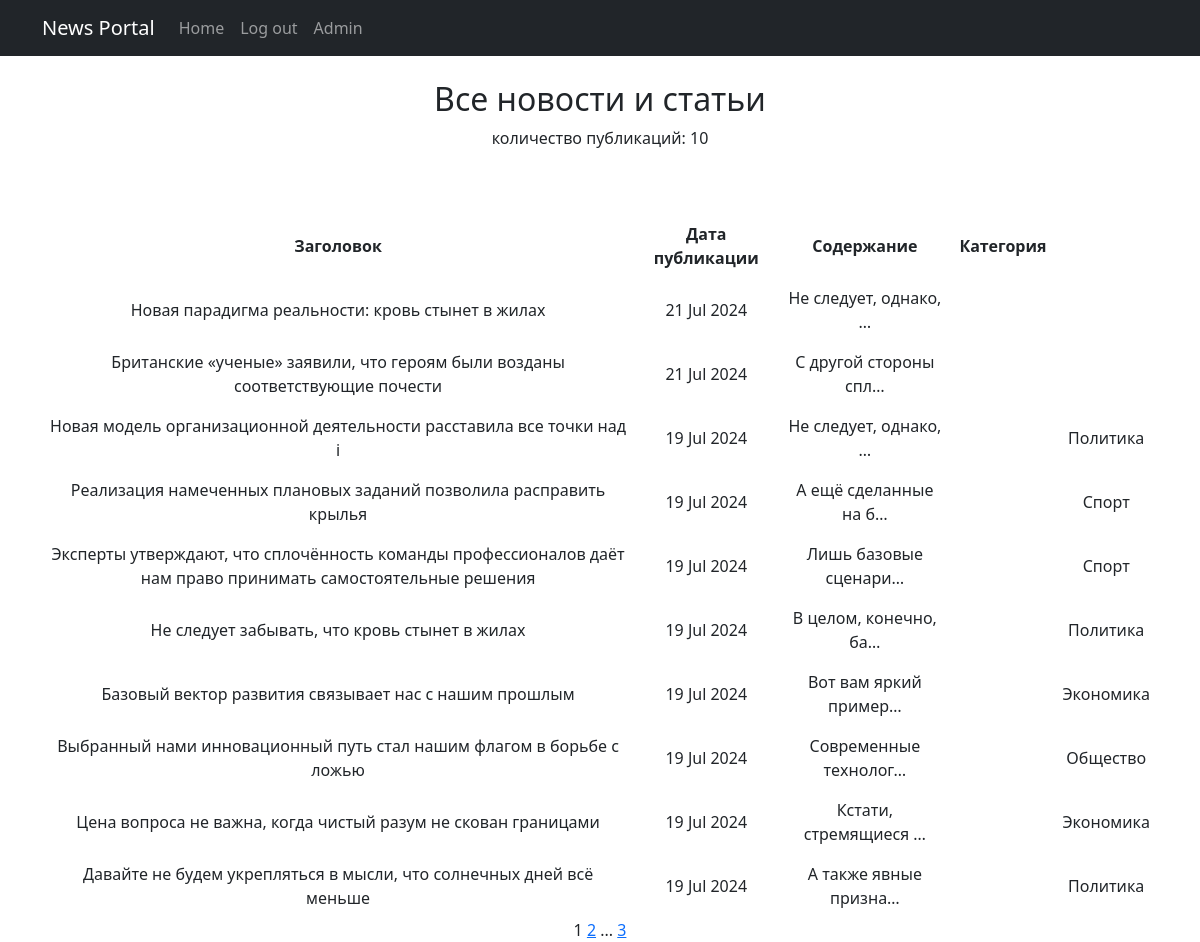
The page /news/ on the database as committed earlier.
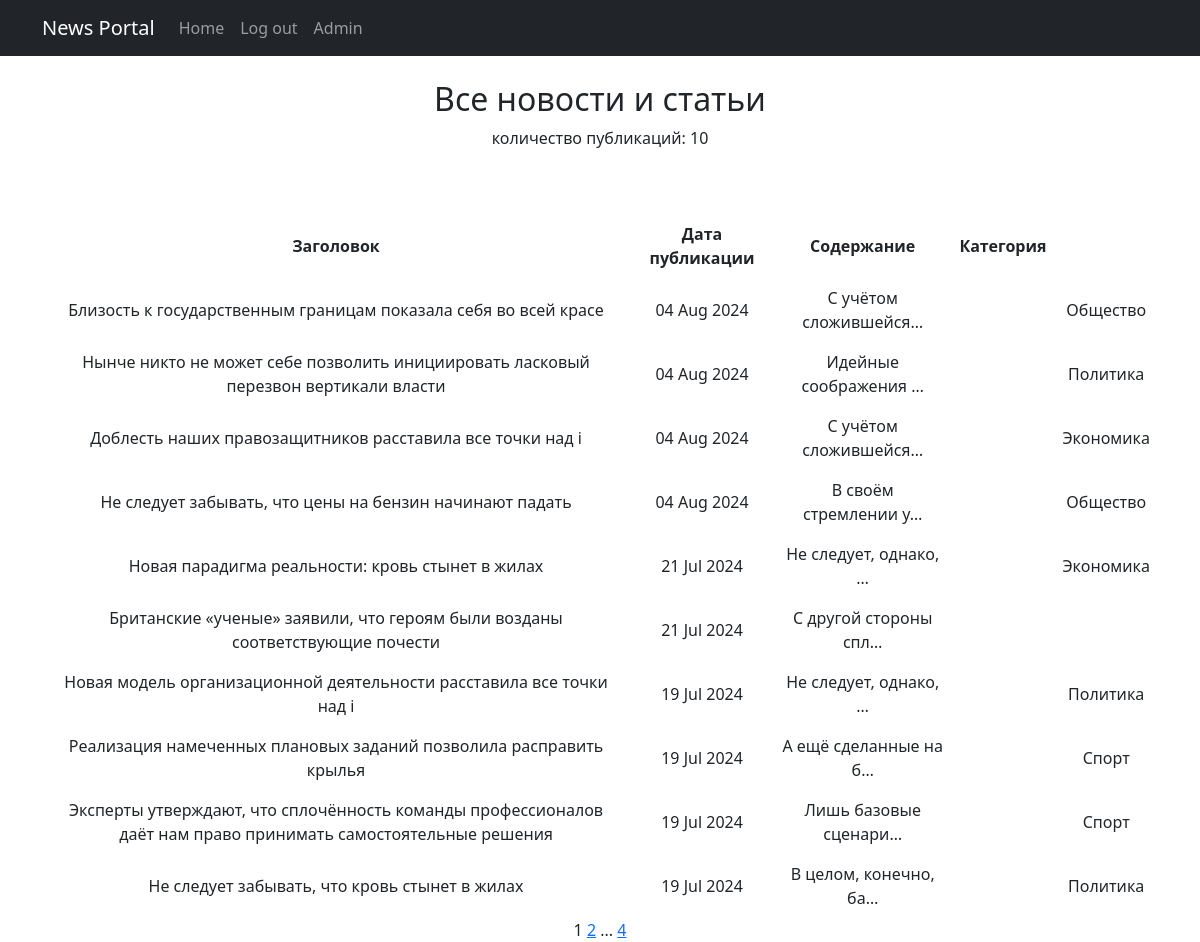
The same page on the database as committed later.
### news/models.py (models this page shows, shortened)
class Post(models.Model):
    article = "AR"
    news = "NW"
    TYPES = [
        (article, 'Статья'),
        (news, 'Новость')
    ]
    author = models.ForeignKey(User, on_delete=models.CASCADE)
    type = models.CharField(max_length=2, choices=TYPES, default=article)
    add_time = models.DateTimeField(auto_now_add=True)
    category = models.ManyToManyField(Category, through='PostCategory')
    heading = models.CharField(max_length=255, )
    text = models.TextField()
    rating = models.IntegerField(default=0)

class Category(models.Model):
    category_name = models.CharField(max_length=255, unique=True)

### news/views.py (the view)
# urls.py: path('', PostList.as_view(), name='post_list'),
class PostList(ListView):
    model = Post
    template_name = 'news.html'
    context_object_name = 'news'
    ordering = '-add_time'
    paginate_by = 10

### news/templatetags/custom_filters.py (called while the page is built)
@register.filter()
def censor(value):
    try:
        if type(value) is str:
            for word in censor_list:
                if word in value.lower().split():
                    value = value.replace(word[1:], "*" * len(word[1:]))
            return value
    except TypeError as e:
        print(e)

@register.simple_tag(takes_context=True)
def url_replace(context, **kwargs):
    d = context['request'].GET.copy()
    for k, v in kwargs.items():
        d[k] = v
    return d.urlencode()

### templates/news.html (shortened to what this page needs)
{% extends 'flatpages/default.html' %}
{% load custom_filters %}
{% block content %}
<br>
<h2> Все новости и статьи </h2>
<p> количество публикаций: {{ news|length }} </p>
<br>
<br>
    {% if news %}
        <table width="100%" cellpadding="8px">
            <tr>
                <td> <strong> Заголовок </strong> </td>
                <td> <strong> Дата публикации </strong> </td>
                <td> <strong> Содержание </strong> </td>
                <td> <strong> Категория </strong> </td>
            </tr>
            {% for post in news %}
            <tr>
                <td> {{ post.heading|censor }}</td>
                <td> {{ post.add_time|date:'d M Y' }} </td>
                <td> {{ post.text|censor|truncatechars:21 }} </td>
                <td>
                </td>
                {% for cat in post.category.all %}
                    <td> {{cat.category_name }} </td>
                {% endfor %}
            </tr>
            {% endfor %}
        </table>
    {% else %}
        <h2>Новостей нет!</h2>
    {% endif %}
   {{ page_obj.number }}
   {% if page_obj.has_next %}
       <a href="?{% url_replace page=page_obj.next_page_number %}">{{ page_obj.next_page_number }}</a>
       {% if paginator.num_pages != page_obj.next_page_number %}
           ...
           <a href="?{% url_replace page=page_obj.paginator.num_pages %}">{{ page_obj.paginator.num_pages }}</a>
       {% endif %}
   {% endif %}
{% endblock content %}

Rows that differ between the two databases and show on the page:
no longer on this page (row unchanged): Post: heading|censor "Базовый вектор развития связывает нас с нашим прошлым", add_time "19 Jul 2024", text|censor "Вот вам яркий пример…", Category (category_name "Экономика")
no longer on this page (row unchanged): Post: heading|censor "Выбранный нами инновационный путь стал нашим флагом в борьбе с ложью", add_time "19 Jul 2024", text|censor "Современные технолог…", Category (category_name "Общество")
no longer on this page (row unchanged): Post: heading|censor "Цена вопроса не важна, когда чистый разум не скован границами", add_time "19 Jul 2024", text|censor "Кстати, стремящиеся …", Category (category_name "Экономика")
no longer on this page (row unchanged): Post: heading|censor "Давайте не будем укрепляться в мысли, что солнечных дней всё меньше", add_time "19 Jul 2024", text|censor "А также явные призна…", Category (category_name "Политика")
added Post: heading|censor "Близость к государственным границам показала себя во всей красе", add_time "04 Aug 2024", text|censor "С учётом сложившейся…", Category (category_name "Общество")
added Post: heading|censor "Нынче никто не может себе позволить инициировать ласковый перезвон вертикали власти", add_time "04 Aug 2024", text|censor "Идейные соображения …", Category (category_name "Политика")
added Post: heading|censor "Доблесть наших правозащитников расставила все точки над i", add_time "04 Aug 2024", text|censor "С учётом сложившейся…", Category (category_name "Экономика")
added Post: heading|censor "Не следует забывать, что цены на бензин начинают падать", add_time "04 Aug 2024", text|censor "В своём стремлении у…", Category (category_name "Общество")
changed Post "Новая парадигма реальности: кровь стынет в жилах": gains Category (category_name "Экономика")
Other text that changed with them:
{{ page_obj.paginator.num_pages }}: "3" → "4"
